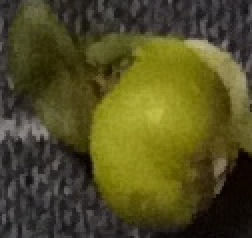
#> input picture runs/detect/predict335/crops/leaf/sample_1.jpg, 126 x 119 px, found by its file name (shown 2 times larger)
$ jupyter execute yolo8-notebook.ipynb
#> lines starting #> are read from the running program, lines starting #| are printed output that depends on the picture; after the words box and inside, x2 and y2 are one past the last pixel; in counts of white or black regions, pixels touching at a corner belong together
[cell 1]
from matplotlib import pyplot as plt
import cv2
import numpy as np
from PIL import Image

[cell 2]
source = r'C:\Users\Frey\Documents\Capstone\prototype\mga gi cut na\sample_1.jpg'

[cell 3]
img = cv2.imread(source)
#> img is the input picture: shape (119, 126, 3); mean B, G, R 35.3, 77.2, 81.8
RGB_im = cv2.cvtColor(img, cv2.COLOR_BGR2RGB)
plt.imshow(RGB_im)

[cell 4]
image_gray = cv2.cvtColor(RGB_im, cv2.COLOR_RGB2GRAY)
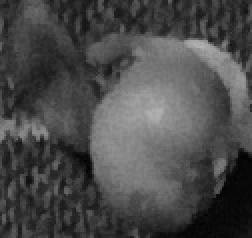
#> image_gray: shape (119, 126) (shown 2 times larger); min 2, max 181, mean 73.8
plt.imshow(image_gray)

[cell 5]
edged = cv2.Canny(image_gray, 30, 200)
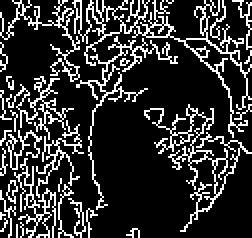
#> edged: shape (119, 126) (shown 2 times larger); 19.5% white in thin lines or dots
plt.imshow(edged)

[cell 6]
contours, hierarchy = cv2.findContours(edged,  cv2.RETR_EXTERNAL, cv2.CHAIN_APPROX_NONE)
#> contours = 31 contours, 22 with area under 20; largest, box (x1, y1, x2, y2) and area: (36, 0, 126, 69) 348, (72, 52, 126, 116) 182, (0, 0, 40, 41) 97, (3, 38, 37, 70) 95, (38, 18, 89, 105) 90

[cell 7]
images = cv2.drawContours(edged, contours, -1, (0, 255, 0), 3)
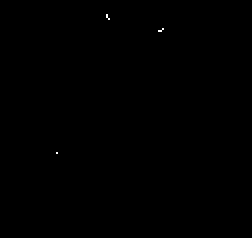
#> images: shape (119, 126) (shown 2 times larger); 0.05% white in thin lines or dots, all inside (x1, y1, x2, y2) = (28, 7, 82, 77)
plt.imshow(images)

$ run again, with runs/detect/predict335/crops/leaf/sample_14.jpg copied over runs/detect/predict335/crops/leaf/sample_1.jpg
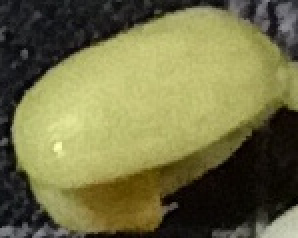
#> input picture runs/detect/predict335/crops/leaf/sample_14.jpg, 149 x 119 px, found by its file name (shown 2 times larger)
#> img is the input picture: shape (119, 149, 3); mean B, G, R 69.5, 111.9, 114.5
#> `image_gray = cv2.cvtColor(RGB_im, cv2.COLOR_RGB2GRAY)`:
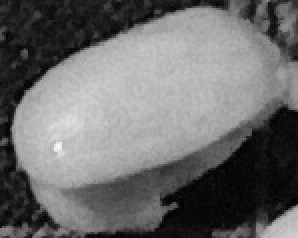
#> image_gray: shape (119, 149) (shown 2 times larger); min 1, max 247, mean 107.8
#> `edged = cv2.Canny(image_gray, 30, 200)`:
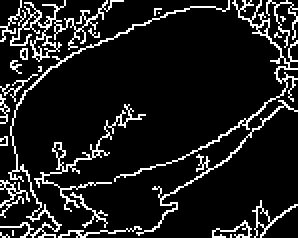
#> edged: shape (119, 149) (shown 2 times larger); 11.5% white in thin lines or dots
#> contours = 26 contours, 19 with area under 20; largest, box (x1, y1, x2, y2) and area: (5, 0, 62, 31) 178, (57, 0, 149, 91) 108, (0, 0, 115, 119) 81, (17, 52, 73, 106) 74, (126, 100, 149, 119) 64, (68, 50, 149, 118) 54, (0, 90, 15, 109) 32
#> images: shape (119, 149); 0.04% white in thin lines or dots, all inside (x1, y1, x2, y2) = (19, 22, 23, 27)

$ run again, with runs/detect/predict335/crops/leaf/sample_15.jpg copied over runs/detect/predict335/crops/leaf/sample_1.jpg
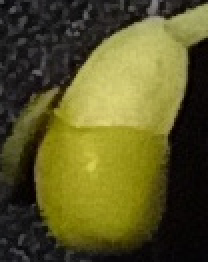
#> input picture runs/detect/predict335/crops/leaf/sample_15.jpg, 104 x 131 px, found by its file name (shown 2 times larger)
#> img is the input picture: shape (131, 104, 3); mean B, G, R 38, 86.8, 90.9
#> `image_gray = cv2.cvtColor(RGB_im, cv2.COLOR_RGB2GRAY)`:
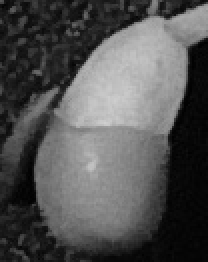
#> image_gray: shape (131, 104) (shown 2 times larger); min 1, max 208, mean 82.5
#> `edged = cv2.Canny(image_gray, 30, 200)`:
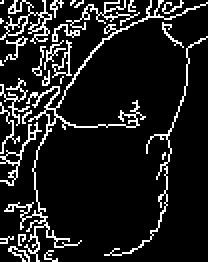
#> edged: shape (131, 104) (shown 2 times larger); 12.1% white in thin lines or dots
#> contours = 29 contours, 22 with area under 20; largest, box (x1, y1, x2, y2) and area: (2, 0, 104, 131) 167, (0, 0, 26, 22) 116, (0, 61, 21, 93) 66, (26, 20, 36, 39) 48, (52, 18, 104, 128) 22, (33, 0, 70, 15) 20, (26, 12, 40, 21) 20
#> images: shape (131, 104); every value is 0

$ run again, with runs/detect/predict335/crops/leaf/sample_16.jpg copied over runs/detect/predict335/crops/leaf/sample_1.jpg
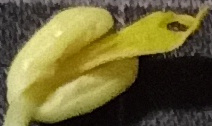
#> input picture runs/detect/predict335/crops/leaf/sample_16.jpg, 212 x 126 px, found by its file name
#> img is the input picture: shape (126, 212, 3); mean B, G, R 54.9, 101.9, 110.5
#> `image_gray = cv2.cvtColor(RGB_im, cv2.COLOR_RGB2GRAY)`:
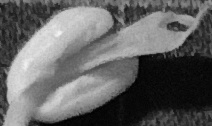
#> image_gray: shape (126, 212); min 1, max 244, mean 99.1
#> `edged = cv2.Canny(image_gray, 30, 200)`:
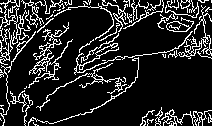
#> edged: shape (126, 212); 15% white in thin lines or dots
#> contours = 63 contours, 42 with area under 20; largest, box (x1, y1, x2, y2) and area: (0, 0, 31, 52) 210, (74, 5, 212, 75) 198, (29, 22, 69, 76) 190, (166, 17, 194, 32) 173, (161, 109, 212, 126) 122
#> images: shape (126, 212); 0.08% white in thin lines or dots, all inside (x1, y1, x2, y2) = (35, 25, 180, 119)
